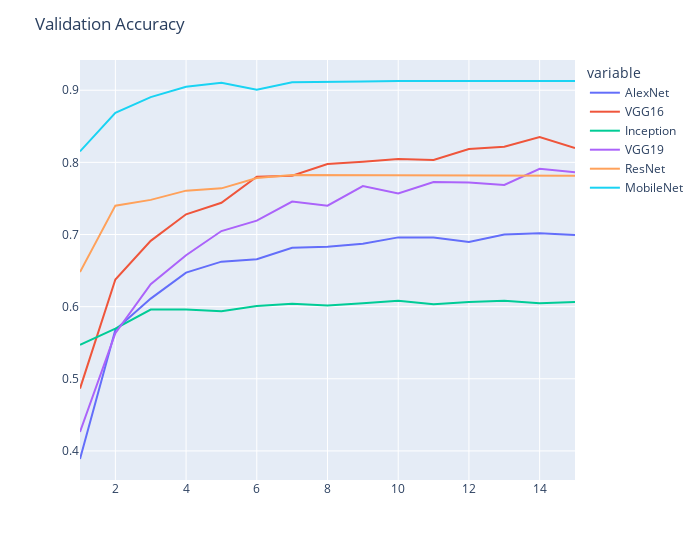

Notebook code for this chart:
### Code cell
fig = px.line(val_accuracy_df, x=epochs, y=labels, width=700)
fig.update_layout(title='Validation Accuracy', xaxis_title="", yaxis_title="")
fig.show()

### Figure 1 — Plotly figure (JSON) as saved in the notebook; plotly's stock layout.template omitted (floating-point values rounded to 4 significant figures)
{"data": [{"hovertemplate": "variable=AlexNet<br>x=%{x}<br>value=%{y}<extra></extra>", "legendgroup": "AlexNet", "line": {"color": "#636efa", "dash": "solid"}, "mode": "lines", "name": "AlexNet", "orientation": "v", "showlegend": true, "type": "scatter", "x": [1, 2, 3, 4, 5, 6, 7, 8, 9, 10, 11, 12, 13, 14, 15], "xaxis": "x", "y": [0.3888, 0.568, 0.6112, 0.6472, 0.6624, 0.6656, 0.6816, 0.6832, 0.6872, 0.696, 0.696, 0.6896, 0.7, 0.7016, 0.6992], "yaxis": "y"}, {"hovertemplate": "variable=VGG16<br>x=%{x}<br>value=%{y}<extra></extra>", "legendgroup": "VGG16", "line": {"color": "#EF553B", "dash": "solid"}, "mode": "lines", "name": "VGG16", "orientation": "v", "showlegend": true, "type": "scatter", "x": [1, 2, 3, 4, 5, 6, 7, 8, 9, 10, 11, 12, 13, 14, 15], "xaxis": "x", "y": [0.4864, 0.6376, 0.6912, 0.728, 0.744, 0.78, 0.7816, 0.7976, 0.8008, 0.8048, 0.8032, 0.8184, 0.8216, 0.8352, 0.82], "yaxis": "y"}, {"hovertemplate": "variable=Inception<br>x=%{x}<br>value=%{y}<extra></extra>", "legendgroup": "Inception", "line": {"color": "#00cc96", "dash": "solid"}, "mode": "lines", "name": "Inception", "orientation": "v", "showlegend": true, "type": "scatter", "x": [1, 2, 3, 4, 5, 6, 7, 8, 9, 10, 11, 12, 13, 14, 15], "xaxis": "x", "y": [0.5472, 0.5696, 0.596, 0.596, 0.5936, 0.6008, 0.604, 0.6016, 0.6048, 0.608, 0.6032, 0.6064, 0.608, 0.6048, 0.6064], "yaxis": "y"}, {"hovertemplate": "variable=VGG19<br>x=%{x}<br>value=%{y}<extra></extra>", "legendgroup": "VGG19", "line": {"color": "#ab63fa", "dash": "solid"}, "mode": "lines", "name": "VGG19", "orientation": "v", "showlegend": true, "type": "scatter", "x": [1, 2, 3, 4, 5, 6, 7, 8, 9, 10, 11, 12, 13, 14, 15], "xaxis": "x", "y": [0.4264, 0.5632, 0.6312, 0.6712, 0.7048, 0.7192, 0.7456, 0.74, 0.7672, 0.7568, 0.7728, 0.772, 0.7688, 0.7912, 0.7864], "yaxis": "y"}, {"hovertemplate": "variable=ResNet<br>x=%{x}<br>value=%{y}<extra></extra>", "legendgroup": "ResNet", "line": {"color": "#FFA15A", "dash": "solid"}, "mode": "lines", "name": "ResNet", "orientation": "v", "showlegend": true, "type": "scatter", "x": [1, 2, 3, 4, 5, 6, 7, 8, 9, 10, 11, 12, 13, 14, 15], "xaxis": "x", "y": [0.648, 0.74, 0.748, 0.7608, 0.764, 0.7784, 0.7824, 0.7824, 0.7816, 0.7816, 0.7816, 0.7816, 0.7816, 0.7816, 0.7816], "yaxis": "y"}, {"hovertemplate": "variable=MobileNet<br>x=%{x}<br>value=%{y}<extra></extra>", "legendgroup": "MobileNet", "line": {"color": "#19d3f3", "dash": "solid"}, "mode": "lines", "name": "MobileNet", "orientation": "v", "showlegend": true, "type": "scatter", "x": [1, 2, 3, 4, 5, 6, 7, 8, 9, 10, 11, 12, 13, 14, 15], "xaxis": "x", "y": [0.8152, 0.8688, 0.8904, 0.9048, 0.9104, 0.9008, 0.9112, 0.9112, 0.912, 0.9128, 0.9128, 0.9128, 0.9128, 0.9128, 0.9128], "yaxis": "y"}], "layout": {"legend": {"title": {"text": "variable"}, "tracegroupgap": 0}, "margin": {"t": 60}, "title": {"text": "Validation Accuracy"}, "width": 700, "xaxis": {"anchor": "y", "domain": [0, 1], "title": {"text": ""}}, "yaxis": {"anchor": "x", "domain": [0, 1], "title": {"text": ""}}}}
